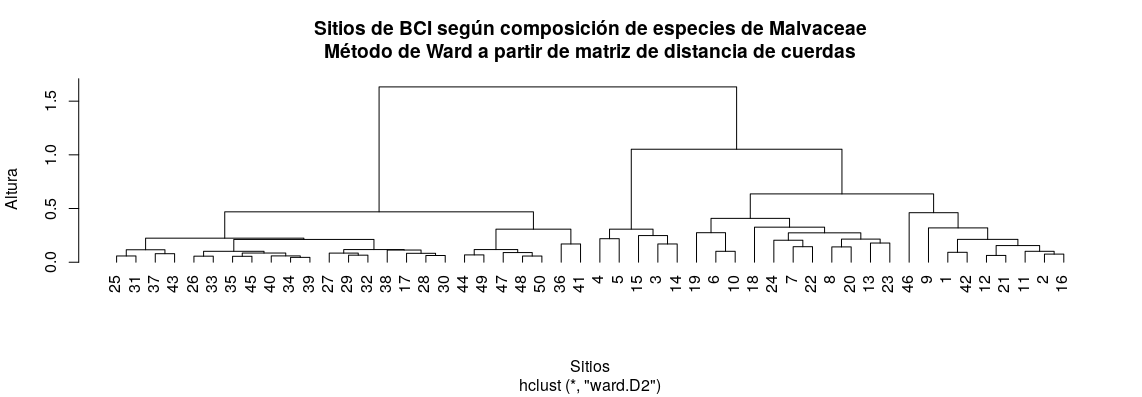

Reproduce this figure in R.
#' ---
#' title: "Análisis de agrupamiento (cluster analysis). <br> Parte 1: agrupamiento jerárquico"
#' author: "JR"
#' date: "11 de noviembre, 2020"
#' output: github_document
#' ---

knitr::opts_chunk$set(fig.width=12, fig.height=8)

#' ## Preámbulo

#' ### Cargar paquetes
library(vegan)
library(magrittr)
library(broom)
source('biodata/funciones.R')

#' ### Cargar datos
#' 
load("~/unidad-0-asignacion-99-mi-manuscrito-anavalera29/biodata/Malvaceae.Rdata")
mi_fam <- mc_apcyn_melic_saptc
#'
#' ## Características de las técnicas de agrupamiento
#' 
#' Las técnicas de agrupamiento se clasifican según los algoritmos que emplean y el orden de ejecución, así como según el tipo de enfoque inferencial. Los algoritmos de agrupamiento pueden ser:
#' 
#' - Secuenciales o simultáneos.
#' - Por aglomeración o por división. En referencias en español encontrarás "aglomerativos" y "divisivos", pero ten presente que la primera grafía no está en el Diccionario.
#' - Monotéticos o politéticos.
#' - Jerárquicos o no jerárquicos.
#' - Probabilísticos o no probabilísticos.
#' - Restringidos o no restringidos.
#' 
#' ## Agrupamiento jerárquico
#' 
#' El agrupamiento jerárquico (AJ) es una técnica de agrupamiento secuencial que consiste en la repetición de un procedimiento dado para agrupar objetos hasta que todos encuentran un lugar. **Los resultados del AJ comúnmente se muestran en dendrogramas**.
#' 
#' Dentro del AJ es frecuente usar un enfoque aglomerativo, lo cual implica aplicar algoritmos secuenciales desde abajo hacia arriba. Bajo este enfoque, se comienza con una colección discontinua de objetos que son subsecuentemente agrupados en grupos (clusters) cada vez más grandes, hasta alcanzar un único grupo que engloba a todos los subgrupos.
#' 
#' El AJ aglomerativo dispone de varios algoritmos de resolución del agrupamiento por pares, que son los denominados **"criterios de enlace"**. Los más usados son: "de enlace simple", "de enlace completo" y "de enlace promedio".
#' 
#' Normalmente, en el análisis de agrupamiento nos interesa agrupar sitios en función de sus descriptores que, en una matriz de comunidad, son sus especies, y en una matriz ambiental son las variables que caracterizan los microhábitats. En mi caso y en el de ustedes, los sitios son los 50 cuadros de 1 Ha (quadrats); el resultado de este primer script serán dendrogramas con los que podremos explorar, de manera visual y analítica, cuántos grupos hacen sentido y, con suerte, determinar a qué grupo parece pertenecer cada sitio (siguiente script).
#' 
#' Dado que los cuadros en BCI están autocorrelacionados espacialmente, violamos el supuesto de independencia de las observaciones. Esto limita el alcance de nuestros resultados, pero no los invalida, y al mismo tiempo nos ofrecen una oportunidad estupenda para evaluar las técnicas mostradas a continuación.
#' 
#' ### Agrupamiento "aglomerativo" por enlace simple
#' 
#' Este método utiliza, como criterio de enlace para agrupar sucesivamente pares de objetos, la mayor similaridad ("mínima distancia" o "vecino más próximo"). Comúnmente, los dendrogramas muestran un encadenamiento de objetos, a modo de escaleras.
#' 
#' Para aplicar este método, debes transformar la matriz de comunidad utilizando alguno de los métodos explicados en medición de la asociación. En este caso, utilizaré el método de normalización y luego obtendré la distancia euclidea (distancia de cuerdas o *chord*).
#' 
mi_fam_norm <- decostand(mi_fam, "normalize")
mi_fam_norm_d <- vegdist(mi_fam_norm, "euc")
mi_fam_norm_d %>% tidy
#'
#' Es importante, para garantizar consistencia a lo largo del agrupamiento, asignar los nombres de sitios al atributo `labels` del objeto de distancias.
#' 
attr(mi_fam_norm_d, "labels") <- rownames(mi_fam)
#' 
#' Posteriormente, el agrupamiento jerárquico lo realizaré con la función `hclust` del paquete `stats` (se carga por defecto al abrir R), especificando el argumento `method = 'single'`:
#' 
(cl_single <- hclust(mi_fam_norm_d, method = 'single'))
#' 
#' Finalmente, el dendrograma a continuación:
plot(cl_single, labels = rownames(mi_fam), hang = -1,
     main = "Sitios de BCI según composición de especies de Malvaceae\nEnlace simple a partir de matriz de distancia de cuerdas",
     xlab = 'Sitios', ylab = 'Altura')
#' 
#' ### Agrupamiento "aglomerativo" por enlace completo
#' 
#' En este caso, el criterio de enlace para agrupar sucesivamente pares de objetos es la menor similaridad ("máxima distancia" o "vecino más lejano"). Crearé el dendrograma a partir de la misma matriz de distancia de cuerdas empleada en el dendrograma anterior.
#' 
(cl_complete <- hclust(mi_fam_norm_d, method = 'complete'))
plot(cl_complete, labels = rownames(mi_fam), hang = -1,
     main = "Sitios de BCI según composición de especies de Malvaceae\nEnlace completo a partir de matriz de distancia de cuerdas",
     xlab = 'Sitios', ylab = 'Altura')
#' 
#' ### Agrupamiento "aglomerativo" por enlace promedio
#' 
#' En este caso, el criterio de enlace para agrupar sucesivamente pares de objetos es el promedio entre grupos, el cual a su vez puede ser de dos tipos: media o centroide. Este método es más bien una familia de submétodos, clasificados en función del tipo de promedio empleado y el peso asignado a las distancias originales (número de elementos de los clusters que se agrupan progresivamente).
#' 
#' Así, dependiendo de si se media o centroide, o si se ponderan o no las distancias originales, se producen cuatro combinaciones de submétodos: grupos de pares no ponderados con media aritmética (unweighted pair-group method using arithmetic averages, UPGMA), grupos de pares ponderados con media aritmética (WPGMA), grupos de pares no ponderados con centroide (UPGMC) y grupos de pares ponderados con centroide (WPGMC). El más usado es UPGMA, porque máximiza la correlación entre la distancia cofenética (ver siguiente script) y la matriz de distancia original.
#' 
#' Sólo crearé el dendrograma del método UPGMA.
#' 
(cl_upgma <- hclust(mi_fam_norm_d, method = 'average'))
plot(cl_upgma, labels = rownames(mi_fam), hang = -1,
     main = "Sitios de BCI según composición de especies de Malvaceae\nUPGMA a partir de matriz de distancia de cuerdas",
     xlab = 'Sitios', ylab = 'Altura')
#' 
#' ### Agrupamiento por el método de Ward de varianza mínima
#' 
#' Se basa en los mismos supuestos y criterios de la regresión lineal por mínimos cuadrados, similar a lo establecido para el ANOVA, que a fin de cuentas es un caso particular de regresión lineal. El objetivo es definir grupos de manera que la suma de cuadrados se minimice dentro de cada uno de ellos.
#' 
(cl_ward <- hclust(mi_fam_norm_d, method = 'ward.D2'))
plot(cl_ward, labels = rownames(mi_fam), hang = -1,
     main = "Sitios de BCI según composición de especies de Malvaceae\nMétodo de Ward a partir de matriz de distancia de cuerdas",
     xlab = 'Sitios', ylab = 'Altura')
